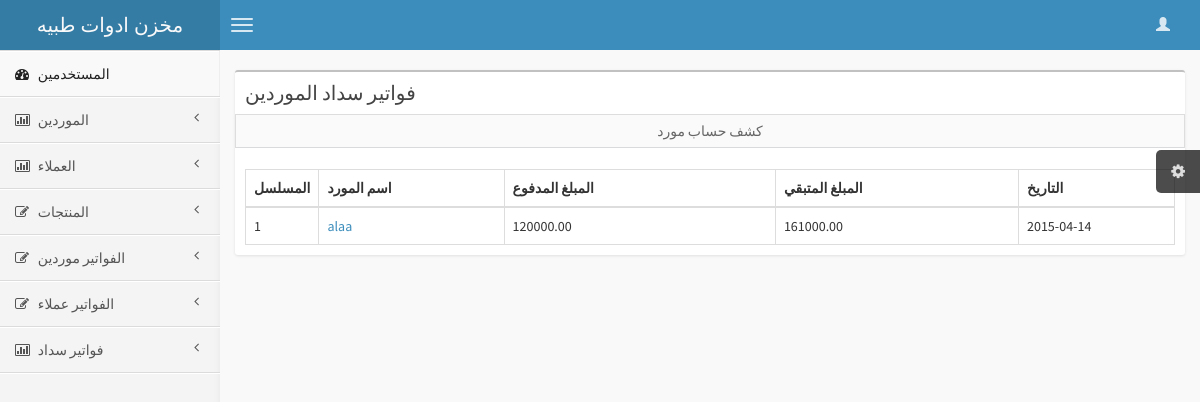
The app's page /supplier_pay.php?id=1 (signed in) with its own data.
### tables this page shows
CREATE TABLE IF NOT EXISTS `pay_supplier` (
  `id` int(11) NOT NULL AUTO_INCREMENT,
  `supplier_id` int(11) NOT NULL,
  `money` decimal(10,2) NOT NULL,
  `date` date NOT NULL,
  `elbaky` decimal(10,2) NOT NULL,
  PRIMARY KEY (`id`)
);

CREATE TABLE IF NOT EXISTS `suppliers` (
  `id` int(11) NOT NULL AUTO_INCREMENT,
  `supplier_name` text NOT NULL,
  `address` text NOT NULL,
  `phone` varchar(100) NOT NULL,
  `debts` decimal(10,2) NOT NULL,
  PRIMARY KEY (`id`)
);

### supplier_pay.php (the view)
<?php require 'sidebar.php'; ?>
<section class="content">
	<div class="row">
		<div class="col-xs-12">
			<div class="box">
				<div class="box-header">
					<h3 class="box-title">فواتير سداد الموردين</h3>
					<input class="btn btn-default btn-block btn-flat" type="button" value=" كشف حساب مورد" onclick="window.print()" >
				</div>
				<div class="box-body table-responsive">
					<div id="example1_wrapper" class="dataTables_wrapper form-inline" role="grid">
						<div class="row">
							<div class="col-xs-6">
							</div>
							<div class="col-xs-6">
							</div>
						</div>
						<table id="example1" class="table table-bordered table-striped dataTable" aria-describedby="example1_info">
							<thead>
								<tr role="row">
									<th>المسلسل</th>
									<th class="sorting_asc" role="columnheader" tabindex="0" aria-controls="example1" rowspan="1" colspan="1" aria-sort="ascending" aria-label="Rendering engine: activate to sort column descending" style="width: 189px;">اسم المورد</th>
									<th class="sorting" role="columnheader" tabindex="0" aria-controls="example1" rowspan="1" colspan="1" aria-label="Browser: activate to sort column ascending" style="width: 277px;">المبلغ المدفوع</th>
									<th class="sorting" role="columnheader" tabindex="0" aria-controls="example1" rowspan="1" colspan="1" aria-label="Platform(s): activate to sort column ascending" style="width: 248px;">المبلغ المتبقي</th>
									<th class="sorting" role="columnheader" tabindex="0" aria-controls="example1" rowspan="1" colspan="1" aria-label="Engine version: activate to sort column ascending" style="width: 159px;">التاريخ</th>
								</tr>
							</thead>
							<tbody role="alert" aria-live="polite" aria-relevant="all"><tr class="odd">
								<?php
								if (isset($_GET['id'])) {
									$id=$_GET['id'];
								}
								require 'connection.php';
								$sql="SELECT * FROM pay_supplier WHERE supplier_id=$id";
								$query=$conn->query($sql);
								$i=1;
								while ($result=$query->fetch(PDO::FETCH_ASSOC)) {
									extract($result);
									$query2=$conn->query("SELECT * FROM suppliers WHERE id=$supplier_id");
									$result2=$query2->fetch(PDO::FETCH_ASSOC);
									extract($result2);
									echo "<tr class='even'>
									<td>$i</td>
									<td class=''><a href='supplier_pay.php?id=$supplier_id'>$supplier_name</a></td>
									<td class=''>$money</td>
									<td class=''>$debts</td>
									<td class=''>$date</td>
									</tr>";
									$i++;
								}
								?>
							</tbody>
						</table>
					</div>
				</div>
			</div>
		</div>
	</section>
	<?php require 'footer.php'; ?>

### records on screen
pay_supplier: supplier.supplier_name "alaa", money "120000.00", supplier.debts "161000.00", date "2015-04-14"
